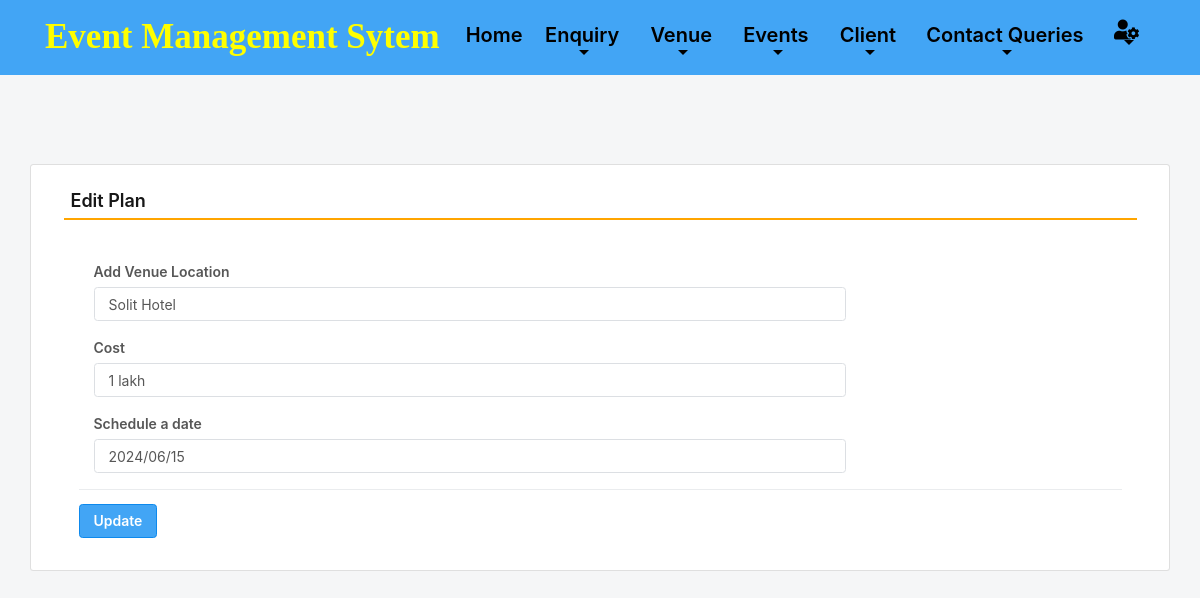
Screenshot of /edit_Plan/6 (signed in) with the database file from the repository.
### event/models.py (models this page shows, shortened)
class Plan(models.Model):
    name = models.CharField(max_length=150, null=True)
    amount = models.CharField(max_length=15, null=True)
    duration = models.CharField(max_length=15, null=True)

### event/views.py (the view, shortened to what this page needs)
# urls.py: path('edit_Plan/<int:pid>', edit_Plan, name='edit_Plan'),
def edit_Plan(request,pid):
    error = ""
    if not request.user.is_authenticated:
        return redirect(admin_login)
    user = request.user
    plan = Plan.objects.get(id=pid)
    return render(request,'edit_Plan.html', locals())

### event/templates/edit_Plan.html (shortened to what this page needs)
{% load static %}
{% include 'admin_nav.html' %}
{% block main %}
<html lang="en" class="no-focus">
  <link
    rel="stylesheet"
    id="css-main"
    href="{% static 'css1/codebase.min.css' %}"
  />
  <br /><br /><br /><br />
  <div class="container card shadow mt-5">
    <div class="card-body">
      <h5 class="p-2" style="border-bottom: 2px solid orange">Edit Plan</h5>
      <br />
      <div class="container-fluid">
        <form method="post">
          <div class="col-sm-9">
            <div class="form-group">
              <label>Add Venue Location</label>
              <input
                type="text"
                name="name"
                class="form-control"
                value="{{ plan.name }}"
              />
            </div>
          </div>
          <div class="col-sm-9">
            <div class="form-group">
              <label>Cost</label>
              <input
                type="text"
                name="amount"
                class="form-control"
                value="{{ plan.amount }}"
              />
            </div>
          </div>
          <div class="col-sm-9">
            <div class="form-group">
              <label>Schedule a date</label>
              <input
                type="text"
                name="duration"
                class="form-control"
                value="{{ plan.duration }}"
              />
            </div>
          </div>
          <hr />
          <input type="submit" value="Update" class="btn btn-primary" />
        </form>
      </div>
    </div>
  </div>
  <link
    rel="stylesheet"
    href="https://use.fontawesome.com/releases/v5.6.3/css/all.css"
  />
</html>
{% endblock %}

### rows the page displays
Plan: name "Solit Hotel", amount "1 lakh", duration "2024/06/15"
